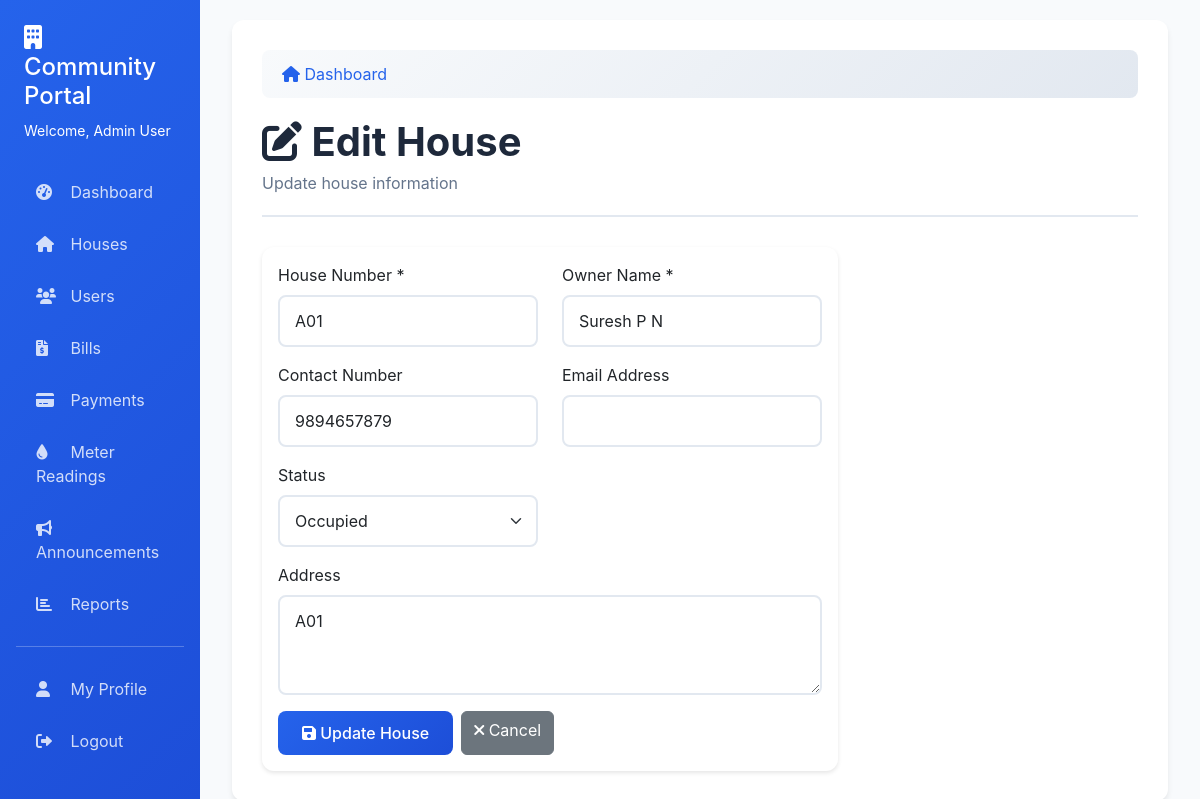
/houses/2/edit (signed in), run on the app's committed database.
### tables this page shows
CREATE TABLE houses (
                id INTEGER PRIMARY KEY AUTOINCREMENT,
                house_number TEXT UNIQUE NOT NULL,
                owner_name TEXT NOT NULL,
                contact_number TEXT,
                email TEXT,
                address TEXT,
                status TEXT DEFAULT 'occupied',
                created_at TIMESTAMP DEFAULT CURRENT_TIMESTAMP
            );

### app.py (the view, shortened to what this page needs)
@app.route('/houses/<int:house_id>/edit', methods=['GET', 'POST'])
@admin_required
def edit_house(house_id):
    conn = get_db_connection()
    house = conn.execute('SELECT * FROM houses WHERE id = ?', (house_id,)).fetchone()
    if not house:
        flash('House not found!', 'error')
        return redirect(url_for('houses'))
    conn.close()
    return render_template('edit_house.html', house=house)

### app.py (called while the page is built)
def get_db_connection():
    conn = sqlite3.connect(DATABASE)
    conn.row_factory = sqlite3.Row
    return conn

def admin_required(f):
    @wraps(f)
    def decorated_function(*args, **kwargs):
        if 'user_id' not in session:
            return redirect(url_for('login'))
        conn = get_db_connection()
        user = conn.execute('SELECT role FROM users WHERE id = ?', (session['user_id'],)).fetchone()
        conn.close()
        if not user or user['role'] != 'admin':
            flash('Admin access required.', 'error')
            return redirect(url_for('dashboard'))
        return f(*args, **kwargs)
    return decorated_function

### templates/edit_house.html (shortened to what this page needs)
{% extends "base.html" %}
{% block content %}
<div class="page-header">
    <h1><i class="fas fa-edit"></i> Edit House</h1>
    <p>Update house information</p>
</div>
<div class="row">
    <div class="col-md-8">
        <div class="card">
            <div class="card-body">
                <form method="POST">
                    <div class="row">
                        <div class="col-md-6">
                            <div class="mb-3">
                                <label for="house_number" class="form-label">House Number *</label>
                                <input type="text" class="form-control" id="house_number" name="house_number" value="{{ house.house_number }}" required>
                            </div>
                        </div>
                        <div class="col-md-6">
                            <div class="mb-3">
                                <label for="owner_name" class="form-label">Owner Name *</label>
                                <input type="text" class="form-control" id="owner_name" name="owner_name" value="{{ house.owner_name }}" required>
                            </div>
                        </div>
                    </div>
                    <div class="row">
                        <div class="col-md-6">
                            <div class="mb-3">
                                <label for="contact_number" class="form-label">Contact Number</label>
                                <input type="tel" class="form-control" id="contact_number" name="contact_number" value="{{ house.contact_number or '' }}">
                            </div>
                        </div>
                        <div class="col-md-6">
                            <div class="mb-3">
                                <label for="email" class="form-label">Email Address</label>
                                <input type="email" class="form-control" id="email" name="email" value="{{ house.email or '' }}">
                            </div>
                        </div>
                    </div>
                    <div class="row">
                        <div class="col-md-6">
                            <div class="mb-3">
                                <label for="status" class="form-label">Status</label>
                                <select class="form-select" id="status" name="status">
                                    <option value="occupied" {{ 'selected' if house.status == 'occupied' else '' }}>Occupied</option>
                                </select>
                            </div>
                        </div>
                    </div>
                    <div class="mb-3">
                        <label for="address" class="form-label">Address</label>
                        <textarea class="form-control" id="address" name="address" rows="3">{{ house.address or '' }}</textarea>
                    </div>
                    <div class="d-flex gap-2">
                        <button type="submit" class="btn btn-primary">
                            <i class="fas fa-save"></i> Update House
                        </button>
                        <a href="{{ url_for('houses') }}" class="btn btn-secondary">
                            <i class="fas fa-times"></i> Cancel
                        </a>
                    </div>
                </form>
            </div>
        </div>
    </div>
</div>
{% endblock %}

### templates/base.html (style rules this page uses)
:root { --primary-color: #2563eb; --secondary-color: #64748b; --success-color: #059669; --danger-color: #dc2626; --warning-color: #d97706; --info-color: #0891b2; --light-bg: #f8fafc; --dark-bg: #1e293b; }
body { background-color: var(--light-bg); font-family: 'Inter', -apple-system, BlinkMacSystemFont, sans-serif; }
.card { border: none; border-radius: 12px; box-shadow: 0 2px 4px rgba(0, 0, 0, 0.1); transition: all 0.3s ease; }
.btn-primary { background: linear-gradient(135deg, var(--primary-color), #1d4ed8); border: none; border-radius: 8px; padding: 10px 24px; font-weight: 500; transition: all 0.3s ease; }
.form-control, .form-select { border-radius: 8px; border: 2px solid #e2e8f0; padding: 12px 15px; transition: all 0.3s ease; }
.page-header { margin-bottom: 30px; padding-bottom: 20px; border-bottom: 2px solid #e2e8f0; }
.page-header h1 { color: #1e293b; font-weight: 700; margin-bottom: 5px; }
.page-header p { color: var(--secondary-color); margin: 0; }

### data on the page
houses: house_number "A01", owner_name "Suresh P N", contact_number "9894657879", address "A01"

### other printed values
{{ session.user_name }} "Admin User"
